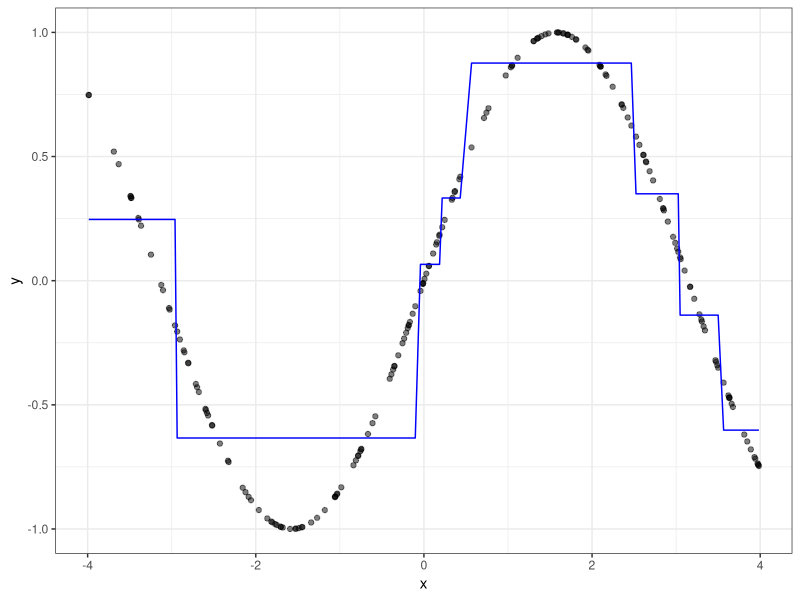

This figure's R source: (Note: this script raises an error after producing the figure.)
set.seed(1988)

library(party)
library(ggplot2)

n <- 200
x <- runif(n, -4, 4)
y <- sin(x)
df <- data.frame(x, y)
object <- party:::ctreedpp(y ~ x, df)

fit_tree <- ctree(y ~ x, df)
df$tree <- as.numeric(predict(fit_tree))

p <- ggplot(df, aes(x, y))
p <- p + geom_point(alpha = .5)
p <- p + geom_line(aes(x, tree), colour = "blue")
p <- p + theme_bw()
ggsave("figures/cart_approximation.png", p, width = 8, height = 4)

fit_forest <- cforest(y ~ x, df, control = cforest_unbiased(mtry = 1))
df <- sapply(fit_forest@ensemble, function(x)
    unlist(party:::R_getpredictions(x, party:::R_get_nodeID(x, object@inputs, 0))))
df <- as.data.frame(df[, sample(1:ncol(df), 25)])
df$obs <- 1:nrow(df)
df <- melt(df, id.vars = "obs")
df$x <- x
df$y <- y
df$forest <- as.numeric(predict(fit_forest))

p <- ggplot(df, aes(x, y, group = variable))
p <- p + geom_point()
p <- p + geom_line(aes(x, forest), colour = "red")
p <- p + geom_line(aes(x, value), alpha = .15, colour = "blue")
p <- p + theme_bw()
ggsave("figures/forest_approximation.png", p, width = 8, height = 4)
